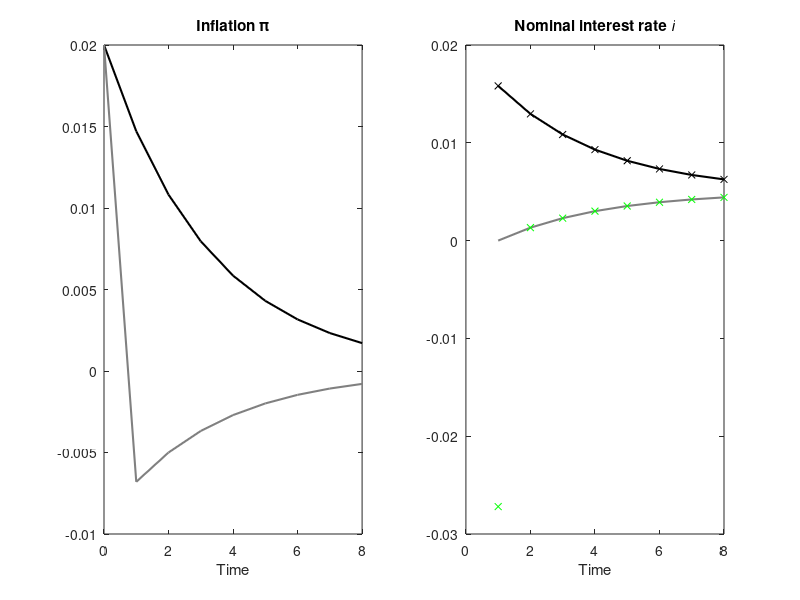

MATLAB code to generate this figure:
%OBC Example 1 in the paper: solution 'by hand'. Based on Example 2 from Holden (2022, ReStat).
%Written by Michael Hatcher (m.c.hatcher@soton.ac.uk). Any errors are my own.

clc, clear

%Calibration
r = 0.005;
phi = 2;
psi = 0.93;
pi_0 = 0.02;

%Find stable root
p = [-1 phi -psi]; coefs = roots(p);
omeg = min(abs(coefs));  
omega_check = 1-sqrt(1-psi) - omeg;

T_sim = 8;  
pi = NaN(T_sim,1); pi_bind = pi; int = pi; int_bind = pi; int_star = pi; int_bind_star = pi;
Time = 0:T_sim; 

%Period 1
pi(1) = omeg*pi_0;
pi_bind(1) = -r/omeg;

int(1) = r + phi*pi(1) - psi*pi_0;
int_bind(1) = 0;

int_star(1) = int(1);
int_bind_star(1) = r + phi*pi_bind(1) - psi*pi_0;

%Periods 2 onwards
for t=2:T_sim
    
    pi(t) = omeg*pi(t-1);
    int(t) = r + phi*pi(t) - psi*pi(t-1);
    
    pi_bind(t) = omeg*pi_bind(t-1);
    int_bind(t) = r + phi*pi_bind(t) - psi*pi_bind(t-1);
    
    int_star(t) = int(t);
    int_bind_star(t) = int_bind(t);
    
end

%For plotting from date 0
pi = [pi_0; pi]; pi_bind = [pi_0; pi_bind];
int = [NaN; int]; int_bind = [NaN; int_bind];
int_star = [NaN; int_star]; int_bind_star = [NaN; int_bind_star];

%figure(1)
subplot(1,2,1), plot(Time, pi,'k','LineWidth',1.5), hold on, plot(Time,pi_bind,'Color',[0.5 0.5 0.5],'LineWidth',1.5), xlabel('Time'), title('Inflation \pi')
subplot(1,2,2), plot(Time, int,'k','LineWidth',1.5), hold on, plot(Time,int_bind,'Color',[0.5 0.5 0.5],'LineWidth',1.5), title('Nominal interest rate \it{i}'),
hold on, plot(Time,int_star,'x','MarkerSize',5, 'MarkerEdgeColor','black'), plot(Time,int_bind_star,'x','MarkerSize',5, 'MarkerEdgeColor','green'), 
xlabel('Time')



   